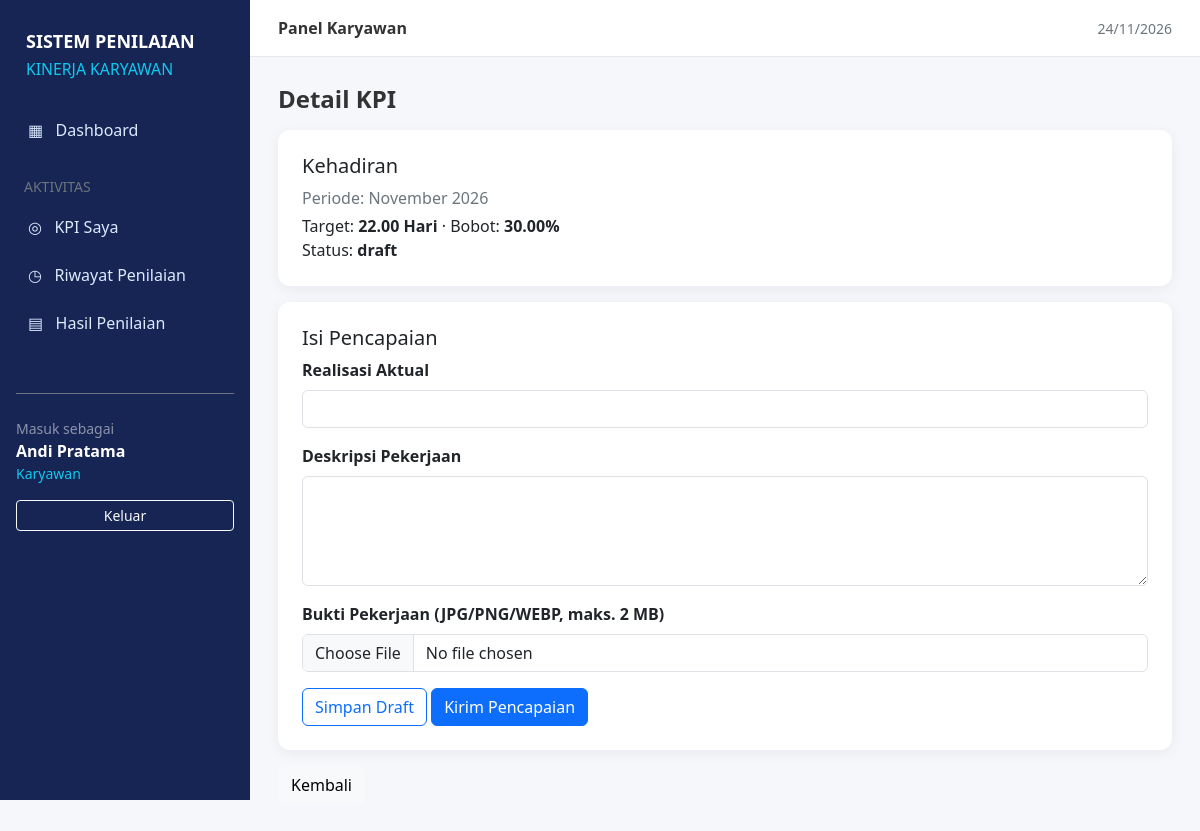
/index.php?page=my-kpi-detail&id=2 (signed in), run on the app's committed database.
### tables this page shows
CREATE TABLE IF NOT EXISTS kpis (
  id BIGINT UNSIGNED AUTO_INCREMENT PRIMARY KEY,
  employee_id BIGINT UNSIGNED NOT NULL,
  period_id BIGINT UNSIGNED NOT NULL,
  name VARCHAR(255) NOT NULL,
  target DECIMAL(12,2) NOT NULL,
  unit VARCHAR(50) NOT NULL,
  weight DECIMAL(5,2) NOT NULL,
  created_at TIMESTAMP NULL DEFAULT CURRENT_TIMESTAMP,
  updated_at TIMESTAMP NULL DEFAULT CURRENT_TIMESTAMP ON UPDATE CURRENT_TIMESTAMP,
  INDEX idx_kpis_employee_period (employee_id,period_id),
  CONSTRAINT fk_kpis_employee FOREIGN KEY (employee_id) REFERENCES users(id) ON DELETE RESTRICT,
  CONSTRAINT fk_kpis_period FOREIGN KEY (period_id) REFERENCES periods(id) ON DELETE RESTRICT
);

CREATE TABLE IF NOT EXISTS periods (
  id BIGINT UNSIGNED AUTO_INCREMENT PRIMARY KEY,
  month TINYINT UNSIGNED NOT NULL,
  year SMALLINT UNSIGNED NOT NULL,
  status VARCHAR(20) NOT NULL DEFAULT 'open',
  created_at TIMESTAMP NULL DEFAULT CURRENT_TIMESTAMP,
  updated_at TIMESTAMP NULL DEFAULT CURRENT_TIMESTAMP ON UPDATE CURRENT_TIMESTAMP,
  UNIQUE KEY unique_period (month,year)
);

CREATE TABLE IF NOT EXISTS performance_records (
  id BIGINT UNSIGNED AUTO_INCREMENT PRIMARY KEY,
  kpi_id BIGINT UNSIGNED NOT NULL UNIQUE,
  actual DECIMAL(12,2) NULL,
  description TEXT NULL,
  evidence_path VARCHAR(255) NULL,
  rating TINYINT UNSIGNED NULL,
  admin_notes TEXT NULL,
  status VARCHAR(20) NOT NULL DEFAULT 'draft',
  created_at TIMESTAMP NULL DEFAULT CURRENT_TIMESTAMP,
  updated_at TIMESTAMP NULL DEFAULT CURRENT_TIMESTAMP ON UPDATE CURRENT_TIMESTAMP,
  CONSTRAINT fk_records_kpi FOREIGN KEY (kpi_id) REFERENCES kpis(id) ON DELETE RESTRICT
);

### models/helpers.php (called while the page is built, shortened)
<?php
function e($value): string
{
    return htmlspecialchars((string)($value ?? ''), ENT_QUOTES, 'UTF-8');
}
function bindQueryParams(mysqli_stmt $stmt, array $params): void
{
    $types = '';
    foreach ($params as $value) {
        $types .= is_int($value) ? 'i' : (is_float($value) ? 'd' : 's');
    }
    $values = [];
    foreach ($params as $index => $value) {
        $values[$index] = $params[$index];
    }
    $arguments = [$types];
    foreach ($values as $index => &$value) {
        $arguments[] = &$value;
    }
    call_user_func_array([$stmt, 'bind_param'], $arguments);
}
function queryAll(string $sql, array $params = []): array
{
    global $koneksi;
    if ($params) {
        $stmt = $koneksi->prepare($sql);
        bindQueryParams($stmt, $params);
        $stmt->execute();
        $result = $stmt->get_result();
        $rows = $result->fetch_all(MYSQLI_ASSOC);
        return $rows;
    }
    $result = $koneksi->query($sql);
    return $result->fetch_all(MYSQLI_ASSOC);
}
function queryOne(string $sql, array $params = []): ?array
{
    $rows = queryAll($sql, $params);
    return $rows[0] ?? null;
}
function url(string $page = 'dashboard', array $params = []): string
{
    return 'index.php?' . http_build_query(array_merge(['page' => $page], $params));
}
function currentUser(): array
{
    return $_SESSION['user'] ?? [];
}
function monthName(int $month): string
{
    return [1 => 'Januari', 2 => 'Februari', 3 => 'Maret', 4 => 'April', 5 => 'Mei', 6 => 'Juni', 7 => 'Juli', 8 => 'Agustus', 9 => 'September', 10 => 'Oktober', 11 => 'November', 12 => 'Desember'][$month] ?? '-';
}

### views/employee/my-kpi-detail.php (the view, shortened to what this page needs)
<?php $r = $data['row'];
if (!$r): ?>
    <div class="alert alert-warning">KPI tidak ditemukan atau bukan milik akun Anda.</div>
<?php else: ?>
    <h4 class="fw-bold mb-3">Detail KPI</h4>
    <div class="card p-4 mb-3">
        <h5><?= e($r['name']) ?></h5>
        <p class="text-secondary mb-1">Periode: <?= monthName((int)$r['month']) . ' ' . $r['year'] ?></p>
        <div>Target: <strong><?= e($r['target'] . ' ' . $r['unit']) ?></strong> · Bobot:
            <strong><?= e($r['weight']) ?>%</strong>
        </div>
        <div>Status: <strong><?= e($r['record_status'] ?? 'Belum diisi') ?></strong></div>
    </div>
    <div class="card p-4">
        <h5>Isi Pencapaian</h5>
        <?php if ($r['period_status'] !== 'open' || in_array($r['record_status'] ?? '', ['submitted', 'published'], true)): ?>
            <div class="alert alert-info mb-0">
                <?php if ($r['period_status'] !== 'open'): ?>Periode penilaian ini sudah ditutup. Form tidak dapat diubah.
                <?php else: ?>Pencapaian sudah dikirim dan tidak dapat diubah.<?php endif; ?>
            </div>
        <?php else: ?>
            <form method="post" enctype="multipart/form-data">
                <div class="mb-3"><label class="form-label">Realisasi Aktual</label><input type="number" min="0" step="0.01"
                        class="form-control" name="actual" value="<?= e($r['actual'] ?? '') ?>"></div>
                <div class="mb-3"><label class="form-label">Deskripsi Pekerjaan</label><textarea class="form-control"
                        name="description" rows="4"><?= e($r['description'] ?? '') ?></textarea></div>
                <div class="mb-3"><label class="form-label">Bukti Pekerjaan (JPG/PNG/WEBP, maks. 2 MB)</label><input type="file"
                        class="form-control" name="evidence" accept="image/jpeg,image/png,image/webp"></div>
                <button class="btn btn-outline-primary" name="submit_action" value="draft">Simpan Draft</button>
                <button class="btn btn-primary" name="submit_action" value="submit"
                    onclick="return confirm('Kirim pencapaian KPI? Setelah dikirim tidak dapat diubah.')">Kirim
                    Pencapaian</button>
            </form>
        <?php endif; ?>
    </div>
    <a class="btn btn-light mt-3" href="<?= url('my-kpis') ?>">Kembali</a>
<?php endif; ?>

### public/css/custom.css (style rules this page uses)
* { margin: 0; padding: 0; box-sizing: border-box; }
body { font-family: 'Segoe UI', sans-serif; background-color: #f5f7fb; color: #333; }

### views/layouts/header.php (style rules this page uses)
.card { border: 0; box-shadow: 0 3px 14px rgba(15, 23, 42, .06); border-radius: 12px }
.form-label { font-weight: 600 }

### data on the page
kpis: name "Kehadiran", period.month "November", period.year "2026", target+unit "22.00 Hari", weight "30.00", performance_records.status "draft"

### other printed values
$user['name'] "Andi Pratama"
